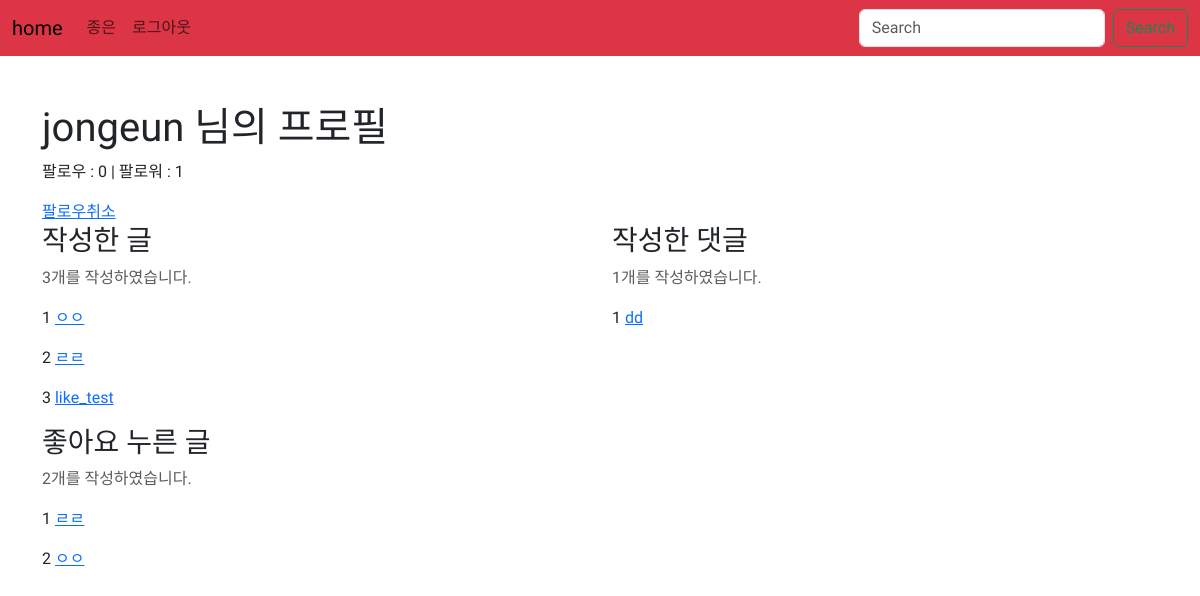
Page /accounts/1/ (signed in) on the committed database.
### accounts/models.py (models this page shows)
class User(AbstractUser):
    followings = models.ManyToManyField('self', symmetrical=False, related_name='followers')

### articles/models.py (models this page shows)
class Article(models.Model):
    title = models.CharField(max_length=20)
    content = models.TextField()
    created_at = models.DateTimeField(auto_now_add=True)
    updated_at = models.DateTimeField(auto_now=True)
    image = models.ImageField(upload_to='images/', blank=True)
    user = models.ForeignKey(settings.AUTH_USER_MODEL, on_delete=models.CASCADE, default = '')
    like_users = models.ManyToManyField(settings.AUTH_USER_MODEL, related_name='like_articles')

class Comment(models.Model):
    content = models.TextField()
    created_at = models.DateTimeField(auto_now_add=True)
    article = models.ForeignKey(Article, on_delete=models.CASCADE)
    user = models.ForeignKey(settings.AUTH_USER_MODEL, on_delete=models.CASCADE, default = '')

### accounts/views.py (the view)
# urls.py: path('<int:pk>/', views.detail, name='detail'),
@login_required
def detail(request, pk):
    user = get_object_or_404(get_user_model(), pk=pk)
    context = {
        'user': user
    }
    return render(request, 'accounts/detail.html', context)

### accounts/templates/accounts/detail.html (shortened to what this page needs)
{% extends 'base.html' %}
{% block body %}
  <h1>{{ user.username }}
    님의 프로필</h1>
  <p>팔로우 :
    {{ user.followings.count }}
    | 팔로워 :
    {{ user.followers.count }}</p>
  {% if request.user.is_authenticated %}
    {% if request.user != user %}
      <a href="{% url 'accounts:follow' user.pk %}">
        {% if request.user in user.followers.all %}
          팔로우취소
        {% else %}
          팔로우
        {% endif %}
      </a>
    {% endif %}
  {% else %}
    팔로우 하려면 로그인이 필요합니다
  {% endif %}
  <div class="row">
    <div class="col-6">
      <h3>작성한 글</h3>
      <p class="text-muted">{{ user.article_set.count }}개를 작성하였습니다.</p>
      {% for article in user.article_set.all %}
        <p>
          {{ forloop.counter }}
          <a href="{% url 'articles:detail' article.pk %}">{{ article.title }}</a>
        </p>
      {% endfor %}
    </div>
    <div class="col-6">
      <h3>작성한 댓글</h3>
      <p class="text-muted">{{ user.comment_set.count }}개를 작성하였습니다.</p>
      {% for comment in user.comment_set.all %}
        <p>
          {{ forloop.counter }}
          <a href="{% url 'articles:detail' comment.article_id %}">{{ comment.content }}</a>
        </p>
      {% endfor %}
    </div>
    <div class="col-6">
      <h3>좋아요 누른 글</h3>
      <p class="text-muted">{{ user.like_articles.count }}개를 작성하였습니다.</p>
      {% for article in user.like_articles.all %}
        <p>
          {{ forloop.counter }}
          <a href="{% url 'articles:detail' article.pk %}">{{ article.title }}</a>
        </p>
      {% endfor %}
    </div>
  </div>
  {% endblock%}

### templates/base.html (shortened to what this page needs)
{% load django_bootstrap5 %}
<!DOCTYPE html>
<html lang="ko">
  <head>
    <link rel="stylesheet" href="https://cdn.jsdelivr.net/npm/bootstrap-icons@1.9.1/font/bootstrap-icons.css">
    {% bootstrap_css %}
  </head>
  <nav class="navbar navbar-expand-lg bg-danger">
    <div class="container-fluid ">
      <a class="navbar-brand " href="{% url 'articles:index' %}">home</a>
      <div class="collapse navbar-collapse" id="navbarSupportedContent">
        <ul class="navbar-nav me-auto mb-2 mb-lg-0">
          {% if request.user.is_authenticated %}
            <li class="nav-item">
              <a class="nav-link" href="{% url 'accounts:detail' request.user.pk %}">{{ request.user }}</a>
            </li>
            <li class="nav-item">
              <a class="nav-link" href="{% url 'accounts:logout' %}">로그아웃</a>
            </li>
          {% endif %}
        </ul>
        <form class="d-flex" role="search">
          <input class="form-control me-2" type="search" placeholder="Search" aria-label="Search">
          <button class="btn btn-outline-success" type="submit">Search</button>
        </form>
      </div>
    </div>
  </nav>
  <div class="container my-5">
    {% block body %}{% endblock body %}
  </div>
</body>
</html>

### rows in the picture
User: user "종은"
User: username "jongeun", followings.count "0", followers.count "1", article_set.count "3", comment_set.count "1", like_articles.count "2"
Article: title "ㅇㅇ"
Article: title "ㄹㄹ"
Article: title "like_test"
Comment: content "dd"
